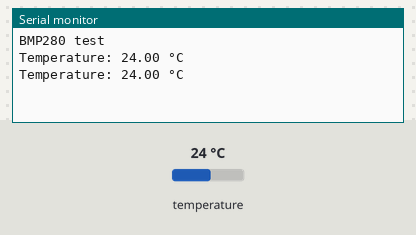
Bench run of a sketch on a simulated ESP32-C3. Parts: the last lines printed to the serial monitor. The test bench sets the inputs (shaded band); at power-on: temperature 24 °C.

Above: at 2.8 s.
2.9 s: temperature set to 39.3 °C
At 4.5 s:
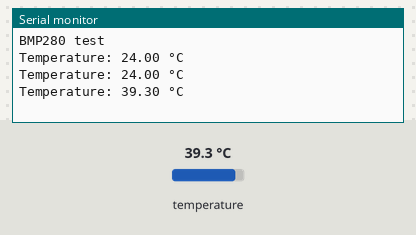
5.6 s: temperature set to 40.5 °C
At 7.3 s:
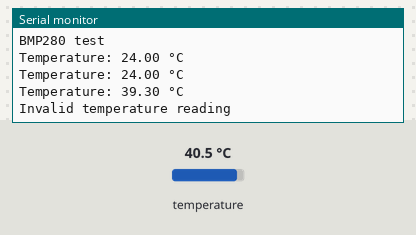

The sketch:

test_temp.ino
```cpp
/*
  Description: Arduino code for ESP32C3 Super Mini
               Uses a BMP280 temperature sensor to measure room temperature (1-40°C)

  Initial Creation: Aaron Gumba - December 10, 2024
*/

#include <Wire.h>
#include <Adafruit_BMP280.h>

// I2C pins for ESP32-C3
#define I2C_SDA 6  // GPIO6
#define I2C_SCL 7  // GPIO7

Adafruit_BMP280 bmp; // I2C temp sensor

void setup() {
  // Set up I2C communication
  Wire.begin(I2C_SDA, I2C_SCL);

  Serial.begin(9600);
  while (!Serial) delay(100);
  Serial.println(F("BMP280 test"));

  // Initialize BMP280 sensor
  if (!bmp.begin(0x76)) { // Change to 0x77 if needed
    Serial.println(F("Could not find a valid BMP280 sensor, check wiring!"));
    while (1);
  }

  /* Default settings from the datasheet */
  bmp.setSampling(Adafruit_BMP280::MODE_NORMAL,     /* Operating Mode */
                  Adafruit_BMP280::SAMPLING_X2,     /* Temp. oversampling */
                  Adafruit_BMP280::SAMPLING_X16,    /* Pressure oversampling */
                  Adafruit_BMP280::FILTER_X16,      /* Filtering */
                  Adafruit_BMP280::STANDBY_MS_500); /* Standby time */
}

void loop() {
  float temperature = bmp.readTemperature(); // Read temperature

  // Ensure temperature is within 1-40°C range
  if (!isnan(temperature) && temperature >= 1 && temperature <= 40) {
    Serial.print("Temperature: ");
    Serial.print(temperature);
    Serial.println(" °C");
  } else {
    Serial.println("Invalid temperature reading");
  }

  delay(2000); // Wait 2 seconds before next reading
}
```

Measured:
- the behaviour switches between 40 and 40.1 °C on temperature (found by bisection; images 1 and 2)
- after the input at 2.9 s, the serial monitor: prints a new line after 1.1 s (image 1)
- after the input at 5.6 s, the serial monitor: prints a new line after 0.41 s (image 2)
